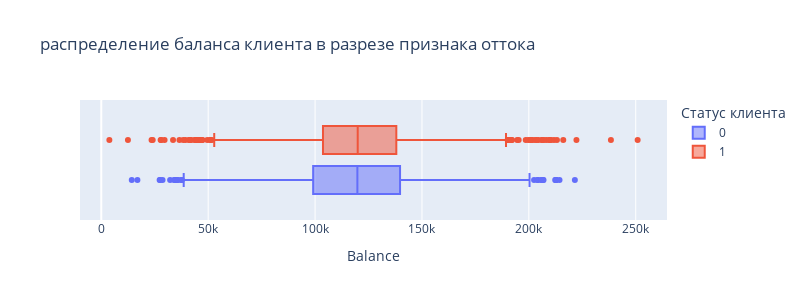

The code cell stored with this chart in its notebook:
### Code cell
px.box(money_df, x='Balance', color='Exited', 
       width=800, height=300, labels={'Exited':'Статус клиента'},
       title='распределение баланса клиента в разрезе признака оттока')

### Figure 1 — Plotly figure (JSON) as saved in the notebook; plotly's stock layout.template omitted (floating-point values rounded to 4 significant figures; data arrays with more than 128 entries replaced by an {"elided": "..."} marker saying what was removed)
{"data": [{"alignmentgroup": "True", "hovertemplate": "Статус клиента=0<br>Balance=%{x}<extra></extra>", "legendgroup": "0", "marker": {"color": "#636efa"}, "name": "0", "notched": false, "offsetgroup": "0", "orientation": "h", "showlegend": true, "type": "box", "x": {"elided": "4846 float values"}, "x0": " ", "xaxis": "x", "y0": " ", "yaxis": "y"}, {"alignmentgroup": "True", "hovertemplate": "Статус клиента=1<br>Balance=%{x}<extra></extra>", "legendgroup": "1", "marker": {"color": "#EF553B"}, "name": "1", "notched": false, "offsetgroup": "1", "orientation": "h", "showlegend": true, "type": "box", "x": {"elided": "1537 float values"}, "x0": " ", "xaxis": "x", "y0": " ", "yaxis": "y"}], "layout": {"boxmode": "group", "height": 300, "legend": {"title": {"text": "Статус клиента"}, "tracegroupgap": 0}, "title": {"text": "распределение баланса клиента в разрезе признака оттока"}, "width": 800, "xaxis": {"anchor": "y", "domain": [0, 1], "title": {"text": "Balance"}}, "yaxis": {"anchor": "x", "domain": [0, 1]}}}
